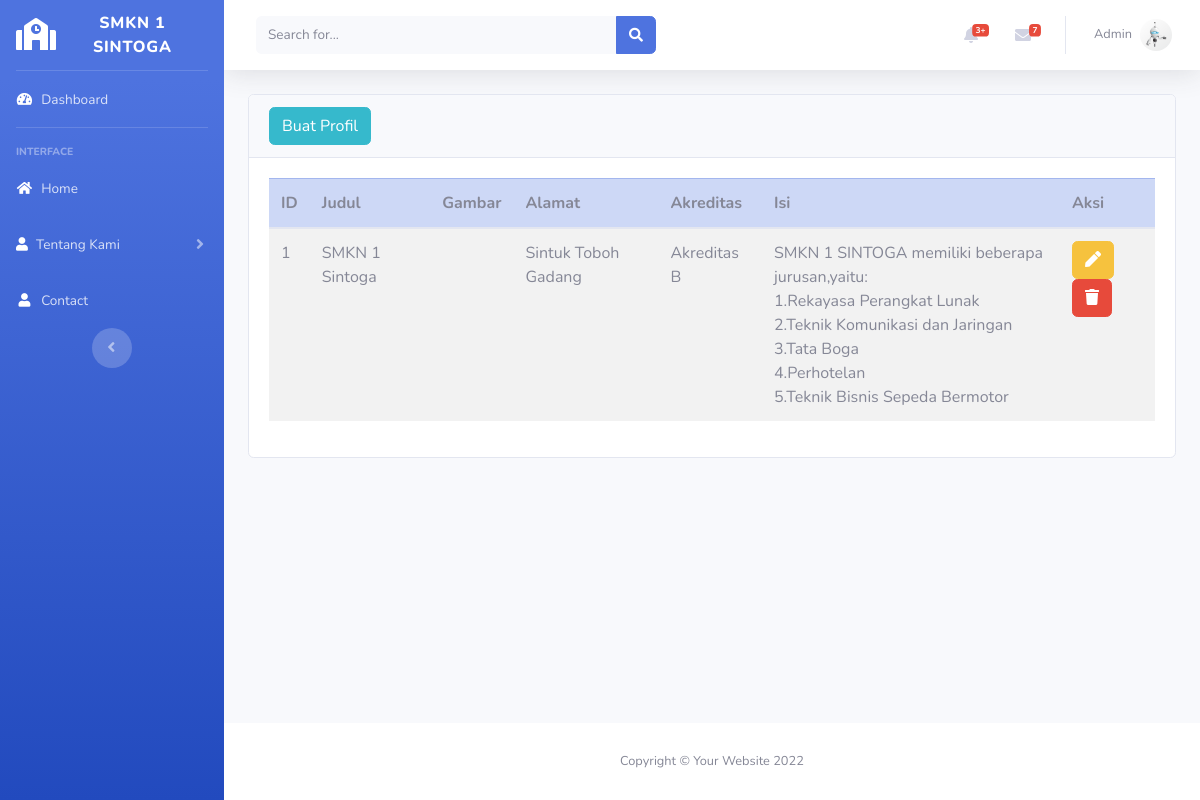
/backend/index.php?page=Profil/profil (signed in), run on the app's committed database.
### tables this page shows
CREATE TABLE `tb_profile1` (
  `id_profil` int(5) NOT NULL,
  `judul` varchar(50) NOT NULL,
  `gambar` text NOT NULL,
  `npsn` int(25) NOT NULL,
  `alamat` varchar(50) NOT NULL,
  `akreditas` varchar(26) NOT NULL,
  `isi` text NOT NULL
);

### backend/Profil/profil.php (the view)
<div class="card">
    <div class="card-header">
        <a href="?page=Profil/tambah" class="btn btn-info">Buat Profil</a>
    </div>
    <div class="card-body">
    <table class="table table-striped">
    <thead>
      <tr class="table-primary">
        <th>ID</th>
        <th>Judul</th>
        <th>Gambar</th>
        <th>Alamat</th>
        <th>Akreditas</th>
        <th>Isi</th>
        <th>Aksi</th>
      </tr>
    </thead>
    <tbody>
      <?php
        $data = $koneksi->query("SELECT * FROM `tb_profile1`");
        foreach($data as $i =>$isi){
      ?>
        <tr>
          <td><?= $i+1 ?></td>
          <td><?= $isi['judul'] ?></td>
          <td><img src="dokumentasi/foto/<?= $isi['gambar'] ?>" width="100" alt=""></td>
          <td><?= $isi['alamat'] ?></td>
          <td><?= $isi['akreditas'] ?></td>
          <td><?= $isi['isi'] ?></td>
          <td>
            <a href="?page=Profil/edit&id_profil=<?= $isi['id_profil']?>" class="btn btn-warning"><i class="fa solid fa-pen"></i></a>
            <a href="?page=Profil/hapus&id_profil=<?= $isi['id_profil']?>" class="btn btn-danger"><i class="fa solid fa-trash"></i></a>
          </td>
        </tr>
      <?php }?>
    </tbody>
  </table>
    </div>
</div>

### data on the page
tb_profile1: judul "SMKN 1 Sintoga", alamat "Sintuk Toboh Gadang", akreditas "Akreditas B", isi "SMKN 1 SINTOGA memiliki beberapa jurusan,yaitu: 1.Rekayasa Perangkat Lunak 2.Teknik Komunikasi dan Jaringan 3.Tata Boga 4.Perhotelan 5.Teknik Bisnis Sepeda Bermotor"

### other printed values
$_SESSION['username'] "Admin"
